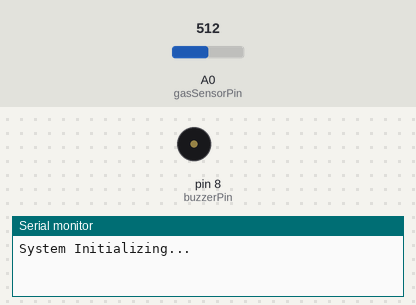
Simulated run of this sketch. Board: Arduino Uno, built with avr-gcc and run on an emulated ATmega328P. On the bench: buzzer (waves = sounding, pin HIGH), the last lines printed to the serial monitor. The inputs (shaded band) are chosen by the test bench; at power-on: A0 (gasSensorPin) = 512. The modem accepts every AT command (registered, SIM ready, sends succeed) and sends nothing else.

Above: at 0.1 s.
At 10.1 s:
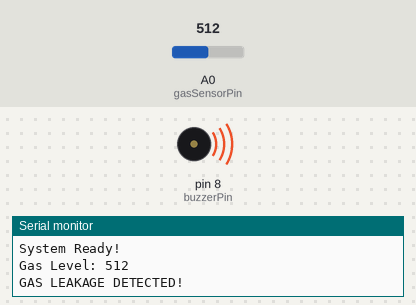
Timing chart, 0 to 11.6 s (numbered marks = the images above):
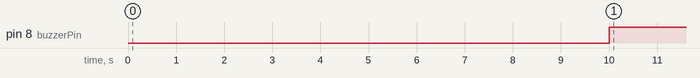

Measured:
- by itself, pin 8 (buzzerPin): LOW → HIGH at 10.0 s

The sketch:

Gas_Leakage_Alert.ino
```cpp
/*
 * Project: Gas Leakage Detection System
 * Author: [Your Name]
 * Components: MQ-2, SIM800L, Arduino Uno, Buzzer
 */

#include <SoftwareSerial.h>

// GSM Module: RX Pin 2, TX Pin 3
SoftwareSerial gsmSerial(2, 3);

const int gasSensorPin = A0;
const int buzzerPin = 8;
const int threshold = 400; // Adjust sensitivity here

void setup() {
  pinMode(gasSensorPin, INPUT);
  pinMode(buzzerPin, OUTPUT);

  Serial.begin(9600);
  gsmSerial.begin(9600);

  Serial.println("System Initializing...");
  delay(10000); // Wait for GSM network
  Serial.println("System Ready!");
}

void loop() {
  int gasValue = analogRead(gasSensorPin);
  Serial.print("Gas Level: ");
  Serial.println(gasValue);

  if (gasValue > threshold) {
    digitalWrite(buzzerPin, HIGH);
    Serial.println("GAS LEAKAGE DETECTED!");

    sendSMS();
    makeCall();

    // Prevent continuous calling/SMS
    delay(30000);
  } else {
    digitalWrite(buzzerPin, LOW);
  }
  delay(500);
}

void sendSMS() {
  gsmSerial.println("AT+CMGF=1");
  delay(1000);
  gsmSerial.println("AT+CMGS=\"+91XXXXXXXXXX\""); // <-- CHANGE NUMBER HERE
  delay(1000);
  gsmSerial.print("ALERT: Gas Leakage Detected at Home!");
  delay(100);
  gsmSerial.write(26);
  delay(5000);
  Serial.println("SMS Sent.");
}

void makeCall() {
  Serial.println("Calling...");
  gsmSerial.println("ATD+91XXXXXXXXXX;"); // <-- CHANGE NUMBER HERE
  delay(20000);
  gsmSerial.println("ATH");
  Serial.println("Call Finished.");
}
```
